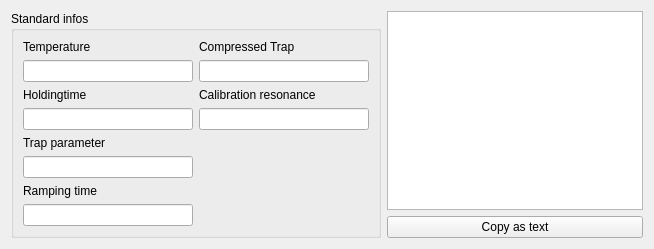
          <widget class="QWidget" name="tab_5">
           <attribute name="icon">
            <iconset resource="icons/mainrc.qrc">
             <normaloff>:/icons/Status-dialog-information-icon.png</normaloff>:/icons/Status-dialog-information-icon.png</iconset>
           </attribute>
           <attribute name="title">
            <string>Info</string>
           </attribute>
           <layout class="QHBoxLayout" name="horizontalLayout_9">
            <item>
             <widget class="QGroupBox" name="groupBox_6">
              <property name="title">
               <string>Standard infos</string>
              </property>
              <layout class="QFormLayout" name="formLayout">
               <item row="0" column="0">
                <widget class="QLabel" name="label_7">
                 <property name="text">
                  <string>Temperature</string>
                 </property>
                </widget>
               </item>
               <item row="7" column="0">
                <widget class="QLineEdit" name="infoRampingEdit">
                 <property name="minimumSize">
                  <size>
                   <width>170</width>
                   <height>0</height>
                  </size>
                 </property>
                 <property name="maximumSize">
                  <size>
                   <width>170</width>
                   <height>16777215</height>
                  </size>
                 </property>
                </widget>
               </item>
               <item row="2" column="0">
                <widget class="QLabel" name="label_8">
                 <property name="text">
                  <string>Holdingtime</string>
                 </property>
                </widget>
               </item>
               <item row="4" column="0">
                <widget class="QLabel" name="label_9">
                 <property name="text">
                  <string>Trap parameter</string>
                 </property>
                </widget>
               </item>
               <item row="6" column="0">
                <widget class="QLabel" name="label_10">
                 <property name="text">
                  <string>Ramping time</string>
                 </property>
                </widget>
               </item>
               <item row="1" column="0">
                <widget class="QLineEdit" name="infoTempEdit">
                 <property name="minimumSize">
                  <size>
                   <width>170</width>
                   <height>0</height>
                  </size>
                 </property>
                </widget>
               </item>
               <item row="3" column="0">
                <widget class="QLineEdit" name="infoHoldingEdit">
                 <property name="minimumSize">
                  <size>
                   <width>170</width>
                   <height>0</height>
                  </size>
                 </property>
                 <property name="maximumSize">
                  <size>
                   <width>170</width>
                   <height>16777215</height>
                  </size>
                 </property>
                </widget>
               </item>
               <item row="5" column="0">
                <widget class="QLineEdit" name="infoTrapEdit">
                 <property name="minimumSize">
                  <size>
                   <width>170</width>
                   <height>0</height>
                  </size>
                 </property>
                 <property name="maximumSize">
                  <size>
                   <width>170</width>
                   <height>16777215</height>
                  </size>
                 </property>
                </widget>
               </item>
               <item row="0" column="1">
                <widget class="QLabel" name="label_11">
                 <property name="text">
                  <string>Compressed Trap</string>
                 </property>
                </widget>
               </item>
               <item row="1" column="1">
                <widget class="QLineEdit" name="infoCompressedEdit">
                 <property name="minimumSize">
                  <size>
                   <width>170</width>
                   <height>0</height>
                  </size>
                 </property>
                 <property name="maximumSize">
                  <size>
                   <width>170</width>
                   <height>16777215</height>
                  </size>
                 </property>
                </widget>
               </item>
               <item row="2" column="1">
                <widget class="QLabel" name="label_12">
                 <property name="text">
                  <string>Calibration resonance</string>
                 </property>
                </widget>
               </item>
               <item row="3" column="1">
                <widget class="QLineEdit" name="calibrationEdit">
                 <property name="minimumSize">
                  <size>
                   <width>170</width>
                   <height>0</height>
                  </size>
                 </property>
                 <property name="maximumSize">
                  <size>
                   <width>170</width>
                   <height>16777215</height>
                  </size>
                 </property>
                </widget>
               </item>
              </layout>
             </widget>
            </item>
            <item>
             <layout class="QVBoxLayout" name="verticalLayout_6">
              <item>
               <widget class="QPlainTextEdit" name="infoEdit"/>
              </item>
              <item>
               <widget class="QPushButton" name="infoCopyEdit">
                <property name="text">
                 <string>Copy as text</string>
                </property>
               </widget>
              </item>
             </layout>
            </item>
           </layout>
          </widget>
